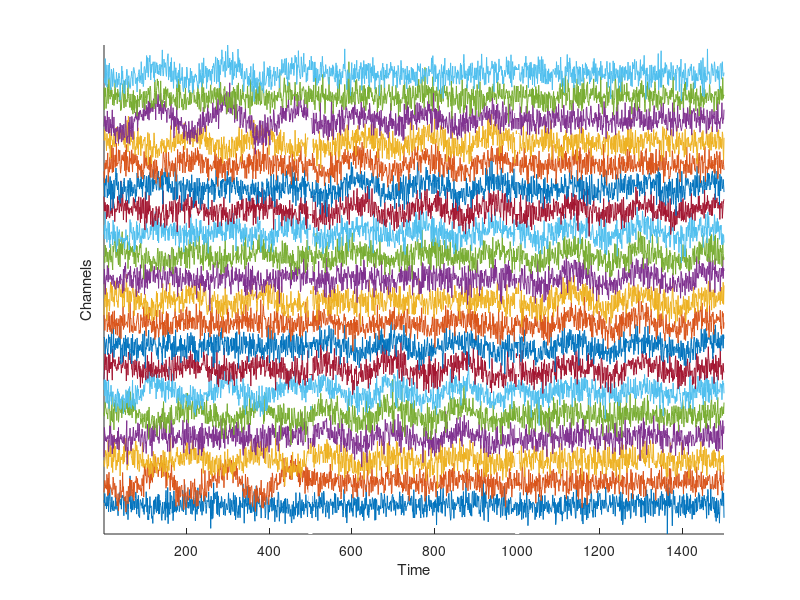
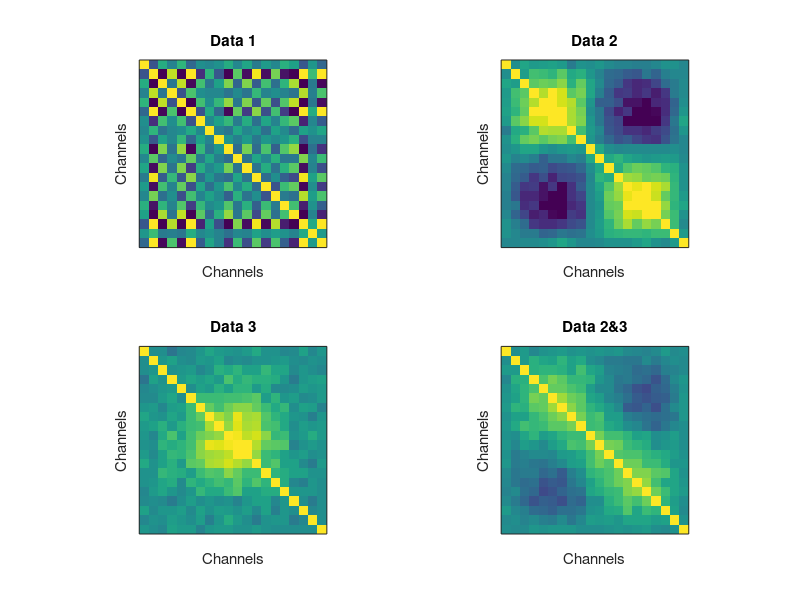
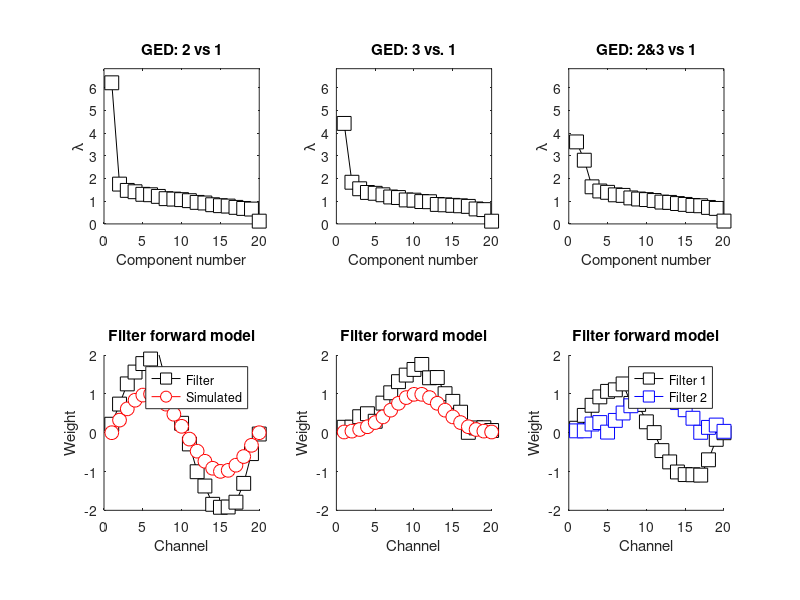

These figures' MATLAB source, in order:
%%
%     COURSE: PCA and multivariate neural signal processing
%    SECTION: Source separation with GED
%      VIDEO: GED with nonstationary covariances
% Instructor: sincxpress.com
%
%%

% a clear MATLAB workspace is a clear mental workspace
close all; clear, clc

%%

%% simulate data with covariance structure

% simulation parameters
N = 500; % time points per covariance matrix
M =  20; % channels

% time vector (radian units)
t = linspace(0,6*pi,N);


% relationship across channels (imposing covariance)
chanrel1 = randn(M,1);
chanrel2 = sin(linspace(0,2*pi,M))';
chanrel3 = exp( -linspace(-2,2,M).^2 )';


% all parts of data
data1 = bsxfun(@times,repmat( sin(t+rand*2*pi),M,1 ),chanrel1) + randn(M,N);
data2 = bsxfun(@times,repmat( sin(t+rand*2*pi),M,1 ),chanrel2) + randn(M,N);
data3 = bsxfun(@times,repmat( sin(t+rand*2*pi),M,1 ),chanrel3) + randn(M,N);

% show the data
figure(1), clf, hold on
plot(bsxfun(@plus,[data1 data2 data3]',(1:M)*3))
axis tight
plot(repmat([N 2*N],2,1),repmat(get(gca,'ylim')',1,2),'w--','linew',3)
set(gca,'ytick',[])
xlabel('Time') ,ylabel('Channels')

%% covariance matrices of the three windows

% covariances in a loop with eval
for i=1:3
    eval([ 'tmpdat = bsxfun(@minus,data' num2str(i) ',mean(data' num2str(i) ',2)); ' ]);
    eval([ 'covm' num2str(i) '  = tmpdat*tmpdat'' / (N-1);' ]);
end

% covariance of the 2nd and 3rd data chunks
tmpdat = [data2 data3];
tmpdat = bsxfun(@minus,tmpdat,mean(tmpdat,2));
covm23 = tmpdat*tmpdat'/(2*N-1);


% plot the covariance matrices
clim = [-1 1]*.5;
figure(2), clf
for i=1:4
    subplot(2,2,i)
    
    if i<4
        eval([ 'imagesc(covm' num2str(i) ')' ])
        title([ 'Data ' num2str(i) ])
    else
        imagesc(covm23)
        title('Data 2&3')
    end
    axis square
    set(gca,'clim',clim,'xtick',[],'ytick',[])
    xlabel('Channels'), ylabel('Channels')
end

%% GED relative to the first time window

[V2,D2]   = eig( covm2,covm1 );
[D2,sidx] = sort( diag(D2),'descend' );
V2 = V2(:,sidx);

[V3,D3]   = eig( covm3,covm1 );
[D3,sidx] = sort( diag(D3),'descend' );
V3 = V3(:,sidx);

[V23,D23]  = eig( covm23,covm1 );
[D23,sidx] = sort( diag(D23),'descend' );
V23 = V23(:,sidx);

%% plot the filter forward models

%%% axis limits to make plots comparable
% maximum of all eigenvalues for plotting
maxy = max([ D2;D3;D23 ])*1.1;
ylim = [-1 1]*2;


figure(3), clf

%%% period 2 vs. baseline
subplot(231)
plot(D2,'ks-','markerfacecolor','w','markersize',10)
xlabel('Component number'), ylabel('\lambda')
set(gca,'ylim',[0 maxy])
axis square
title('GED: 2 vs 1')

subplot(234), hold on
plot(V2(:,1)'*covm2,'ks-','markerfacecolor','w','markersize',10)
plot(chanrel2,'ro-','markerfacecolor','w','markersize',10)
axis square, title('Filter forward model')
set(gca,'ylim',ylim)
xlabel('Channel'), ylabel('Weight')
legend({'Filter';'Simulated'})



%%% period 3 vs. baseline
subplot(232)
plot(D3,'ks-','markerfacecolor','w','markersize',10)
xlabel('Component number'), ylabel('\lambda')
set(gca,'ylim',[0 maxy])
axis square
title('GED: 3 vs. 1')

subplot(235), hold on
plot(V3(:,1)'*covm3,'ks-','markerfacecolor','w','markersize',10)
plot(chanrel3,'ro-','markerfacecolor','w','markersize',10)
set(gca,'ylim',ylim)
xlabel('Channel'), ylabel('Weight')
axis square, title('Filter forward model')



%%% periods 2&3 vs. baseline
subplot(233)
plot(D23,'ks-','markerfacecolor','w','markersize',10)
xlabel('Component number'), ylabel('\lambda')
set(gca,'ylim',[0 maxy])
axis square
title('GED: 2&3 vs 1')

subplot(236), hold on
plot(V23(:,1)'*covm23,'ks-','markerfacecolor','w','markersize',10)
plot(V23(:,2)'*covm23,'bs-','markerfacecolor','w','markersize',10)
xlabel('Channel'), ylabel('Weight')
set(gca,'ylim',ylim)
legend({'Filter 1';'Filter 2'})
axis square, title('Filter forward model')

%%
